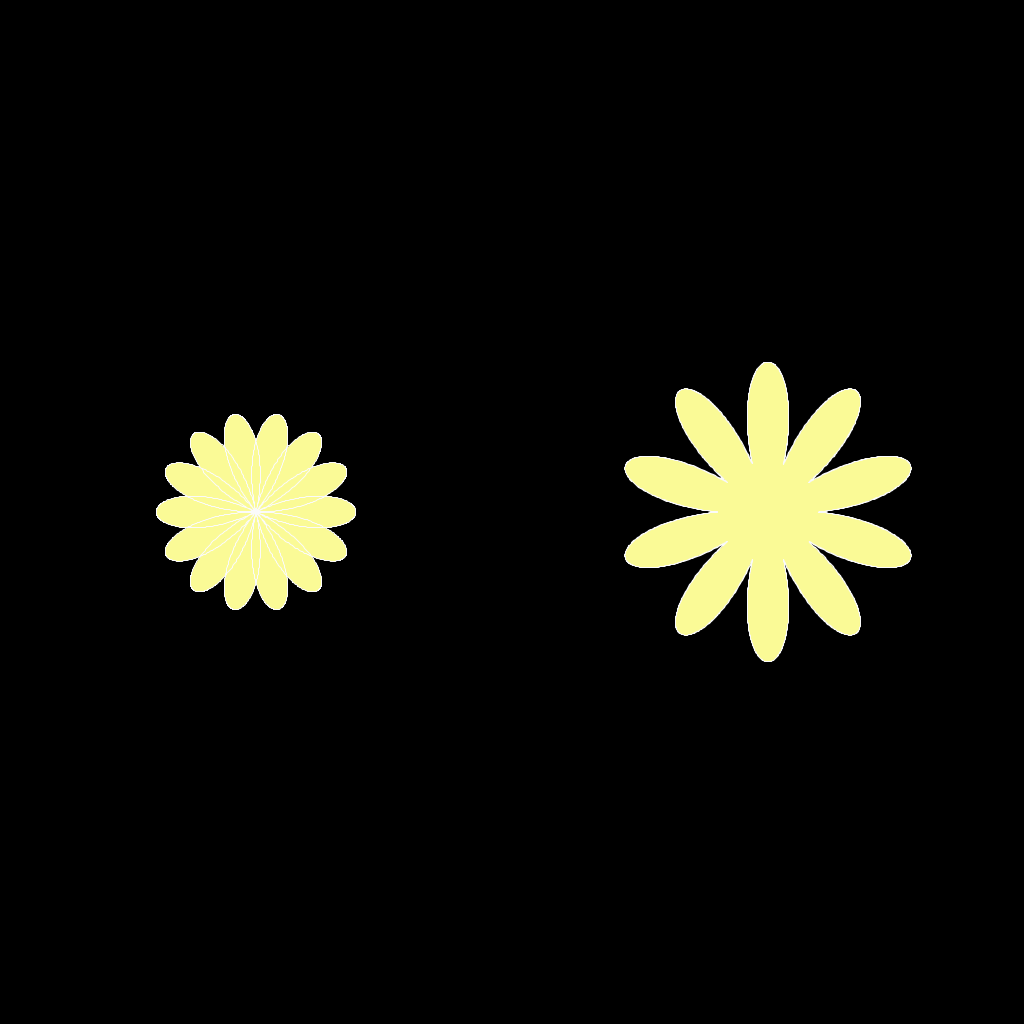
Frame 1 (no input)
Frame 60 (the mouse pressed at the canvas centre just before this capture): identical to frame 1, image omitted
Frame 120 (the mouse held since frame 60 and released just before this capture): identical to frame 1, image omitted

The Processing sketch that drew this single still picture (run headless with seeded random() and noise(); from frame 60 on, the mouse is pressed at the canvas centre):

// Processing sketch: base_flower1
// ── base_flower1.pde
PVector position1;
PVector position2;
void setup() {
  size(1024, 1024);
  // fullScreen();
  //noStroke();

  position1 = new PVector(width / 4.0, height / 2.0);
  position2 = new PVector(width - width / 4.0, height / 2.0);
}

void draw() {
  background(0, 0, 0);
  float k = 7.0 / 2.0;
  drawFlower1(100, k , color(250, 250, 150));
  drawFlower2(100, color(250, 250, 150));
}

void drawFlower1(float radius, float k, color fillColor) {
  fill(fillColor);
  stroke(color(250, 250, 250));
  pushMatrix();
  translate(position1.x, position1.y);
  beginShape();
  for(float theta = 0; theta < 2 * TWO_PI; theta += 0.005){
    float r = radius * sin(k * theta);
    float x = r * cos(theta);
    float y = r * sin(theta);
    vertex(x, y);
  }
  endShape(CLOSE);
  popMatrix();
}

void drawFlower2(float radius, color fillColor){
  fill(fillColor);
  stroke(color(250, 250, 250));
  pushMatrix();
  translate(position2.x, position2.y);
  beginShape();
  for(float theta = 0; theta < 2 * TWO_PI; theta += 0.005){
    float r = radius * abs(sin(theta * 5)) + radius / 2.0;
    float x = r * cos(theta);
    float y = r * sin(theta);
    curveVertex(x, y);
  }
  endShape(CLOSE);
  popMatrix();
}
